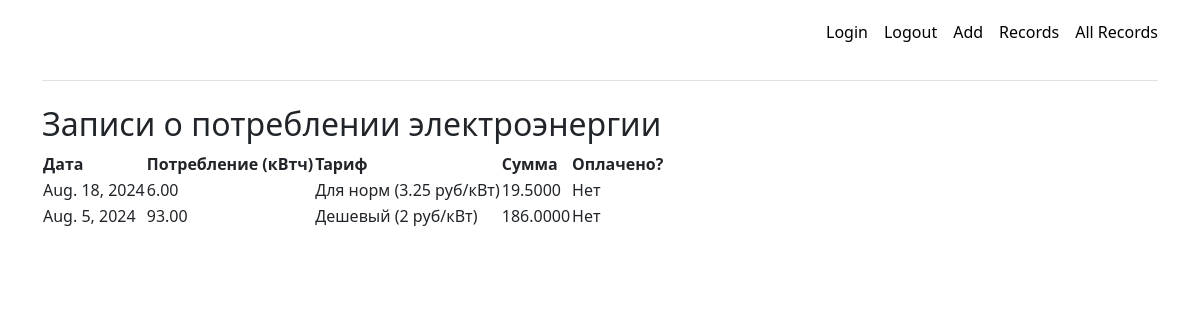
The page /records/ (signed in) on the database its author committed.
### accounts/models.py (models this page shows, shortened)
class ConsumptionRecord(models.Model):
    consumer = models.ForeignKey(Consumer, on_delete=models.CASCADE)
    date = models.DateField(verbose_name=u"Дата показаний")
    kwh_consumed = models.DecimalField(max_digits=10, decimal_places=2, verbose_name=u"кВт использовано")
    tariff = models.ForeignKey(Tariff, on_delete=models.CASCADE, verbose_name=u"Тариф")
    paid = models.BooleanField(default=False, verbose_name=u"Оплачео?")
    def total_cost(self):
        return self.kwh_consumed * self.tariff.rate_per_kwh

class Tariff(models.Model):
    name = models.CharField(max_length=100, verbose_name=u"Название тарифа")
    rate_per_kwh = models.DecimalField(max_digits=10, decimal_places=2, verbose_name=u"Тариф в руб./кВтч")

### accounts/views.py (the view)
# urls.py: path('records/', views.consumption_records, name='consumption_records'),
@login_required(login_url='login')
def consumption_records(request):
    records = ConsumptionRecord.objects.filter(consumer=request.user.consumer)
    return render(request, 'accounts/consumption_records.html', {'records': records})

### templates/accounts/consumption_records.html (shortened to what this page needs)
<!DOCTYPE html>
<html lang="en">
<head>
    <link rel="stylesheet" href="https://cdn.jsdelivr.net/npm/bootstrap@5.3.2/dist/css/bootstrap.min.css"
>
    <div class="d-flex flex-column flex-md-row align-items-center pb-3 mb-4 border-bottom">
      <nav class="d-inline-flex mt-2 mt-md-0 ms-md-auto">
        <a class="me-3 py-2 link-body-emphasis text-decoration-none" href="/login">Login</a>
        <a class="me-3 py-2 link-body-emphasis text-decoration-none" href="/logout">Logout</a>
        <a class="me-3 py-2 link-body-emphasis text-decoration-none" href="/add">Add</a>
        <a class="me-3 py-2 link-body-emphasis text-decoration-none" href="/records">Records </a>
        <a class="py-2 link-body-emphasis text-decoration-none" href="/all-records">All Records</a>
      </nav>
    </div>
</head>
<body class="container">
    <h2>Записи о потреблении электроэнергии</h2>
    <table>
        <tr>
            <th>Дата</th>
            <th>Потребление (кВтч)</th>
            <th>Тариф</th>
            <th>Сумма</th>
            <th>Оплачено?</th>
        </tr>
        {% for record in records %}
        <tr>
            <td>{{ record.date }}</td>
            <td>{{ record.kwh_consumed }}</td>
            <td>{{ record.tariff.name }}</td>
            <td>{{ record.total_cost }}</td>
            <td>{{ record.paid|yesno:"Да,Нет" }}</td>
        </tr>
        {% endfor %}
    </table>
</body>
</html>

### rows shown on the page
ConsumptionRecord: date "Aug. 18, 2024", kwh_consumed "6.00", tariff.name "Для норм (3.25 руб/кВт)", total_cost "19.5000", paid "Нет"
ConsumptionRecord: date "Aug. 5, 2024", kwh_consumed "93.00", tariff.name "Дешевый (2 руб/кВт)", total_cost "186.0000", paid "Нет"
